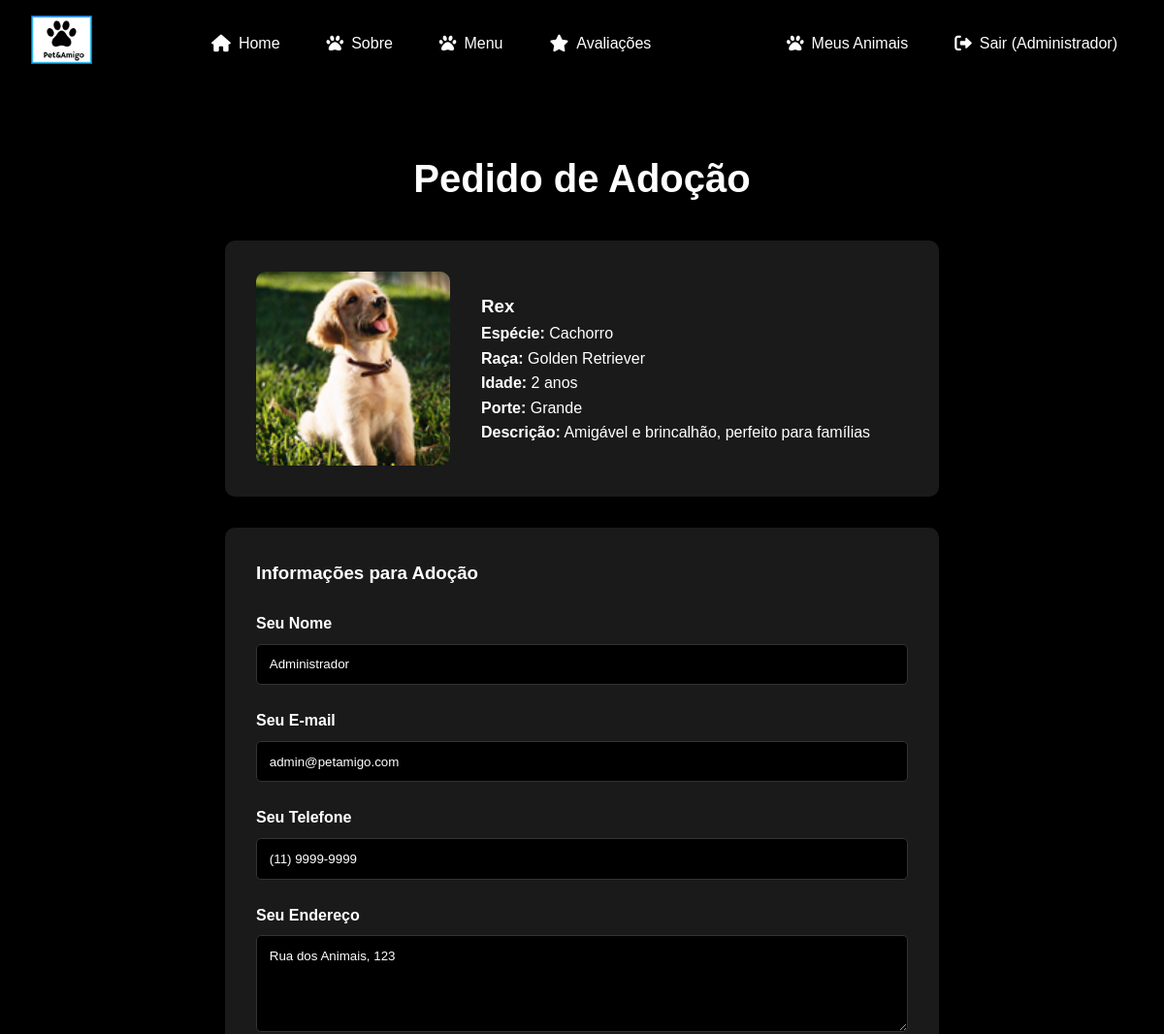
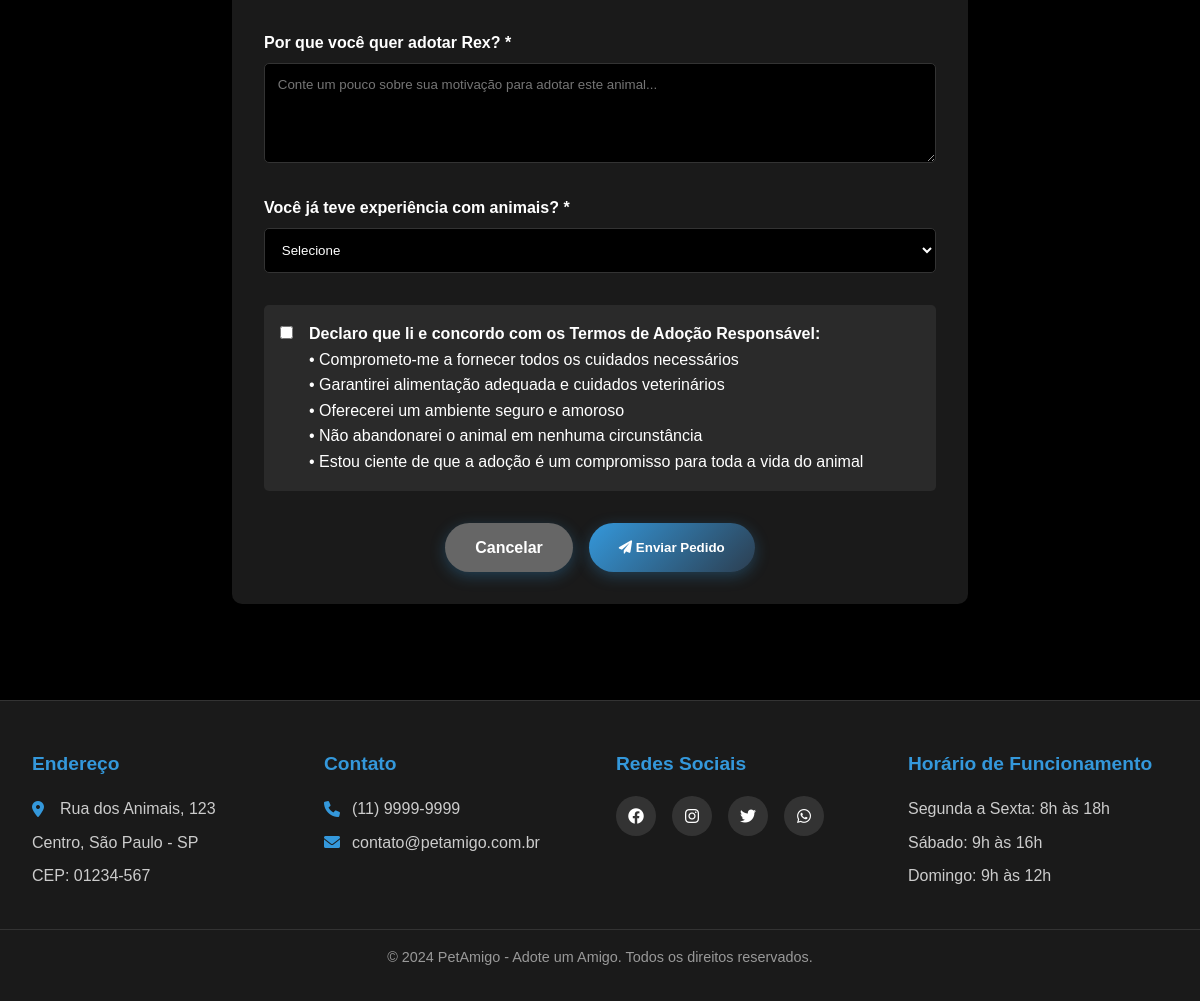
Page /Cadastro/pedido-adocao.php?animal_id=1 (signed in) on the committed database (2 pictures, top to bottom).
### tables this page shows
CREATE TABLE animais (
    id INT AUTO_INCREMENT PRIMARY KEY,
    nome VARCHAR(100) NOT NULL,
    especie VARCHAR(50) NOT NULL,
    raca VARCHAR(100),
    idade INT,
    porte VARCHAR(20),
    descricao TEXT,
    imagem VARCHAR(255),
    disponivel BOOLEAN DEFAULT TRUE,
    data_cadastro TIMESTAMP DEFAULT CURRENT_TIMESTAMP
);

CREATE TABLE usuarios (
    id INT AUTO_INCREMENT PRIMARY KEY,
    nome VARCHAR(100) NOT NULL,
    email VARCHAR(100) UNIQUE NOT NULL,
    senha VARCHAR(255) NOT NULL,
    telefone VARCHAR(20),
    endereco TEXT,
    data_cadastro TIMESTAMP DEFAULT CURRENT_TIMESTAMP
);

### Cadastro/pedido-adocao.php (the view, shortened to what this page needs)
<?php
$database = new Database();
$db = $database->getConnection();
$animal_id = $_GET['animal_id'] ?? 0;
$query = "SELECT * FROM animais WHERE id = ? AND disponivel = TRUE";
$stmt = $db->prepare($query);
$stmt->execute([$animal_id]);
$animal = $stmt->fetch(PDO::FETCH_ASSOC);
$query_usuario = "SELECT * FROM usuarios WHERE id = ?";
$stmt_usuario = $db->prepare($query_usuario);
$stmt_usuario->execute([$_SESSION['usuario']['id']]);
$usuario = $stmt_usuario->fetch(PDO::FETCH_ASSOC);
?>
<!DOCTYPE html>
<html lang="pt-br">
<head>
    <link rel="stylesheet" href="../Home/home.css">
    <link href="https://cdnjs.cloudflare.com/ajax/libs/font-awesome/6.0.0/css/all.min.css" rel="stylesheet">
</head>
<body>
    <header class="header">
        <section>
            <a href="../index.php" class="logo">
                <img src="../img/petlogo.png" alt="logo">
            </a>
            <nav class="navbar main-menu">
                <a href="../Home/home.php"><i class="fas fa-home"></i> Home</a>
                <a href="../Sobre/sobre.php"><i class="fas fa-paw"></i> Sobre</a>
                <a href="../Menu/menu.php"><i class="fas fa-paw"></i> Menu</a>
                <a href="../Avaliações/avaliacoes.php"><i class="fas fa-star"></i> Avaliações</a>
            </nav>
            <nav class="navbar right-menu">
                <a href="../Cadastro/meus-animais.php">
                    <i class="fas fa-paw"></i> Meus Animais
                </a>
                <a href="../Login/logout.php">
                    <i class="fas fa-sign-out-alt"></i> Sair (<?php echo $_SESSION['usuario']['nome']; ?>)
                </a>
            </nav>
        </section>
    </header>
    <div class="adocao-container">
        <?php if (isset($sucesso)): ?>
            <div class="success-box">
                <i class="fas fa-check-circle"></i>
                <h2>Pedido Enviado com Sucesso!</h2>
                <p><?php echo $sucesso; ?></p>
                <p style="margin: 2rem 0; color: #ccc;">
                    Nossa equipe entrará em contato dentro de 48 horas para dar continuidade ao processo.
                </p>
                <div style="display: flex; gap: 1rem; justify-content: center;">
                    <a href="../Home/home.php" class="btn">Voltar para Home</a>
                    <a href="../Menu/menu.php" class="btn">Ver outros animais</a>
                </div>
            </div>
        <?php else: ?>
            <h2 class="title" style="text-align: center; margin-bottom: 2rem;">Pedido de Adoção</h2>
            <div class="animal-info">
                <img src="../img/<?php echo $animal['imagem']; ?>" alt="<?php echo $animal['nome']; ?>">
                <div class="animal-details">
                    <h3><?php echo $animal['nome']; ?></h3>
                    <p><strong>Espécie:</strong> <?php echo $animal['especie']; ?></p>
                    <p><strong>Raça:</strong> <?php echo $animal['raca']; ?></p>
                    <p><strong>Idade:</strong> <?php echo $animal['idade']; ?> anos</p>
                    <p><strong>Porte:</strong> <?php echo $animal['porte']; ?></p>
                    <p><strong>Descrição:</strong> <?php echo $animal['descricao']; ?></p>
                </div>
            </div>
            <div class="form-container">
                <h3 style="color: #fff; margin-bottom: 1.5rem;">Informações para Adoção</h3>
                <form method="POST">
                    <div class="form-group">
                        <label for="nome">Seu Nome</label>
                        <input type="text" id="nome" value="<?php echo $usuario['nome']; ?>" readonly>
                    </div>
                    <div class="form-group">
                        <label for="email">Seu E-mail</label>
                        <input type="email" id="email" value="<?php echo $usuario['email']; ?>" readonly>
                    </div>
                    <div class="form-group">
                        <label for="telefone">Seu Telefone</label>
                        <input type="text" id="telefone" value="<?php echo $usuario['telefone']; ?>" readonly>
                    </div>
                    <div class="form-group">
                        <label for="endereco">Seu Endereço</label>
                        <textarea id="endereco" readonly><?php echo $usuario['endereco']; ?></textarea>
                    </div>
                    <div class="form-group">
                        <label for="motivacao">Por que você quer adotar <?php echo $animal['nome']; ?>? *</label>
                        <textarea id="motivacao" name="motivacao" placeholder="Conte um pouco sobre sua motivação para adotar este animal..." required></textarea>
                    </div>
                    <div class="form-group">
                        <label for="experiencia">Você já teve experiência com animais? *</label>
                        <select id="experiencia" name="experiencia" required>
                            <option value="">Selecione</option>
                        </select>
                    </div>
                    <div class="checkbox-group">
                        <input type="checkbox" id="termo" name="termo" required>
                        <label for="termo" style="color: #fff;">
                            <strong>Declaro que li e concordo com os Termos de Adoção Responsável:</strong><br>
                            • Comprometo-me a fornecer todos os cuidados necessários<br>
                            • Garantirei alimentação adequada e cuidados veterinários<br>
                            • Oferecerei um ambiente seguro e amoroso<br>
                            • Não abandonarei o animal em nenhuma circunstância<br>
                            • Estou ciente de que a adoção é um compromisso para toda a vida do animal
                        </label>
                    </div>
                    <div style="display: flex; gap: 1rem; justify-content: center;">
                        <a href="../Menu/menu.php" class="btn" style="background: #666;">Cancelar</a>
                        <button type="submit" class="btn">
                            <i class="fas fa-paper-plane"></i> Enviar Pedido
                        </button>
                    </div>
                </form>
            </div>
        <?php endif; ?>
    </div>
    <?php include '../footer.php'; ?>
</body>
</html>

### footer.php
<footer class="footer">
    <div class="footer-content">
        <div class="footer-section">
            <h3>Endereço</h3>
            <p><i class="fas fa-map-marker-alt"></i> Rua dos Animais, 123</p>
            <p>Centro, São Paulo - SP</p>
            <p>CEP: 01234-567</p>
        </div>
        <div class="footer-section">
            <h3>Contato</h3>
            <p><i class="fas fa-phone"></i> (11) 9999-9999</p>
            <p><i class="fas fa-envelope"></i> contato@petamigo.com.br</p>
        </div>
        <div class="footer-section">
            <h3>Redes Sociais</h3>
            <div class="social-links">
                <a href="#"><i class="fab fa-facebook"></i></a>
                <a href="#"><i class="fab fa-instagram"></i></a>
                <a href="#"><i class="fab fa-twitter"></i></a>
                <a href="#"><i class="fab fa-whatsapp"></i></a>
            </div>
        </div>
        <div class="footer-section">
            <h3>Horário de Funcionamento</h3>
            <p>Segunda a Sexta: 8h às 18h</p>
            <p>Sábado: 9h às 16h</p>
            <p>Domingo: 9h às 12h</p>
        </div>
    </div>
    <div class="footer-bottom">
        <p>&copy; 2024 PetAmigo - Adote um Amigo. Todos os direitos reservados.</p>
    </div>
</footer>

### Home/home.css (style rules this page uses)
* { margin: 0; padding: 0; box-sizing: border-box; font-family: 'Arial', sans-serif; }
body { background-color: #000000; color: #fff; line-height: 1.6; opacity: 0; animation: fadeIn 0.8s ease-in-out forwards; }
.header { background: #000000; padding: 1rem 0; box-shadow: 0 2px 10px rgba(0,0,0,0.1); position: fixed; width: 100%; top: 0; z-index: 1000; }
.header section { display: flex; justify-content: space-between; align-items: center; max-width: 1200px; margin: 0 auto; padding: 0 2rem; }
.logo img { height: 50px; width: auto; transition: transform 0.3s ease; }
.navbar { display: flex; gap: 1rem; }
.main-menu { flex: 1; justify-content: center; margin: 0 2rem; }
.right-menu { justify-content: flex-end; }
.navbar a { text-decoration: none; color: #fff; font-weight: 500; font-size: 1rem; padding: 0.5rem 1rem; border-radius: 5px; transition: all 0.3s ease; position: relative; white-space: nowrap; display: flex; align-items: center; gap: 0.5rem; }
.navbar a i { font-size: 1.1rem; }
.navbar a::after { content: ''; position: absolute; width: 0; height: 2px; bottom: 0; left: 50%; background-color: #fff; transition: all 0.3s ease; }
.title { text-align: center; font-size: 2.5rem; margin-bottom: 3rem; color: #ffffff; }
.btn { display: inline-block; background: linear-gradient(135deg, #3498db, #2c3e50); color: white; padding: 12px 30px; text-decoration: none; border-radius: 25px; font-weight: 600; transition: all 0.3s ease; border: none; cursor: pointer; box-shadow: 0 4px 15px rgba(52, 152, 219, 0.3); }
.footer { background: #1a1a1a; padding: 3rem 0 1rem; margin-top: 4rem; border-top: 1px solid #333; }
.footer-content { max-width: 1200px; margin: 0 auto; padding: 0 2rem; display: grid; grid-template-columns: repeat(auto-fit, minmax(250px, 1fr)); gap: 2rem; }
.footer-section h3 { color: #3498db; margin-bottom: 1rem; font-size: 1.2rem; }
.footer-section p { color: #cccccc; margin-bottom: 0.5rem; display: flex; align-items: center; gap: 0.5rem; }
.footer-section p i { color: #3498db; width: 20px; }
.social-links { display: flex; gap: 1rem; margin-top: 1rem; }
.social-links a { display: inline-flex; align-items: center; justify-content: center; width: 40px; height: 40px; background: #333; border-radius: 50%; color: white; text-decoration: none; transition: all 0.3s ease; }
.footer-bottom { max-width: 1200px; margin: 2rem auto 0; padding: 1rem 2rem; border-top: 1px solid #333; text-align: center; }
.footer-bottom p { color: #999; font-size: 0.9rem; }

### Cadastro/pedido-adocao.php (style rules this page uses)
.adocao-container { max-width: 800px; margin: 120px auto 4rem; padding: 2rem; }
.animal-info { background: #1a1a1a; padding: 2rem; border-radius: 10px; margin-bottom: 2rem; display: flex; gap: 2rem; align-items: center; }
.animal-info img { width: 200px; height: 200px; object-fit: cover; border-radius: 10px; }
.animal-details { flex: 1; }
.form-container { background: #1a1a1a; padding: 2rem; border-radius: 10px; }
.form-group { margin-bottom: 1.5rem; }
.form-group label { display: block; margin-bottom: 0.5rem; color: #fff; font-weight: bold; }
.form-group input, .form-group textarea, .form-group select { width: 100%; padding: 0.8rem; border: 1px solid #333; border-radius: 5px; background: #000; color: #fff; }
.form-group textarea { min-height: 100px; resize: vertical; }
.checkbox-group { display: flex; align-items: flex-start; gap: 1rem; margin: 2rem 0; padding: 1rem; background: #2a2a2a; border-radius: 5px; }
.checkbox-group input { width: auto; margin-top: 0.3rem; }

### rows in the picture
animais: imagem (picture), nome "Rex", especie "Cachorro", raca "Golden Retriever", idade "2", porte "Grande", descricao "Amigável e brincalhão, perfeito para famílias"
usuarios: nome "Administrador", email "admin@petamigo.com", telefone "(11) 9999-9999", endereco "Rua dos Animais, 123"

### other values in the picture
$_SESSION['usuario']['nome'] "Administrador"
